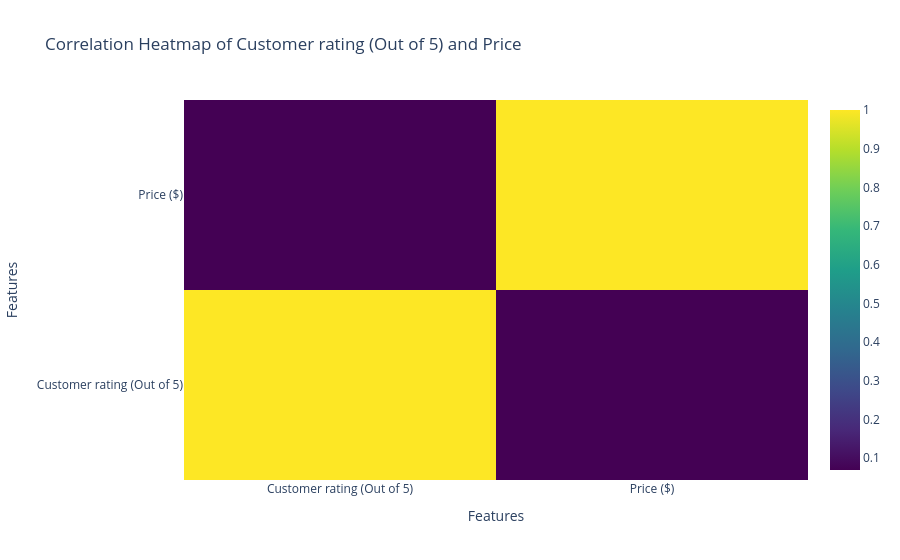

Notebook code for this chart:
### Code cell
#Correlation Heatmap of Customer rating (Out of 5) and Price

numerical_cols = ['Customer rating (Out of 5)', 'Price ($)']

corr_matrix = df[numerical_cols].corr().to_numpy()

fig = go.Figure(data=go.Heatmap(
    z=corr_matrix,
    x=numerical_cols,
    y=numerical_cols,
    colorscale='Viridis'
))
fig.update_layout(
    title='Correlation Heatmap of Customer rating (Out of 5) and Price',
    xaxis_title='Features',
    yaxis_title='Features'
)
fig.show()

### Figure 1 — Plotly figure (JSON) as saved in the notebook; plotly's stock layout.template omitted (floating-point values rounded to 4 significant figures)
{"data": [{"colorscale": [[0, "#440154"], [0.1111, "#482878"], [0.2222, "#3e4989"], [0.3333, "#31688e"], [0.4444, "#26828e"], [0.5556, "#1f9e89"], [0.6667, "#35b779"], [0.7778, "#6ece58"], [0.8889, "#b5de2b"], [1, "#fde725"]], "type": "heatmap", "x": ["Customer rating (Out of 5)", "Price ($)"], "y": ["Customer rating (Out of 5)", "Price ($)"], "z": [[1, 0.06964], [0.06964, 1]]}], "layout": {"autosize": true, "title": {"text": "Correlation Heatmap of Customer rating (Out of 5) and Price"}, "xaxis": {"autorange": true, "range": [-0.5, 1.5], "title": {"text": "Features"}, "type": "category"}, "yaxis": {"autorange": true, "range": [-0.5, 1.5], "title": {"text": "Features"}, "type": "category"}}}
